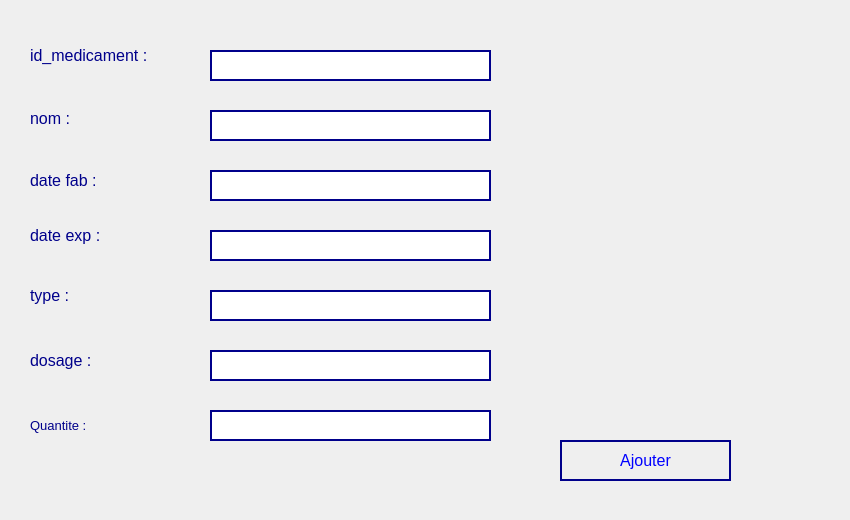
      <widget class="QWidget" name="tab">
       <attribute name="title">
        <string>Ajouter medicament</string>
       </attribute>
       <widget class="QLabel" name="label">
        <property name="geometry">
         <rect>
          <x>30</x>
          <y>40</y>
          <width>141</width>
          <height>31</height>
         </rect>
        </property>
        <property name="font">
         <font>
          <pointsize>12</pointsize>
         </font>
        </property>
        <property name="styleSheet">
         <string notr="true">color:darkblue ;</string>
        </property>
        <property name="text">
         <string>id_medicament :</string>
        </property>
       </widget>
       <widget class="QLineEdit" name="lineEdit_id">
        <property name="geometry">
         <rect>
          <x>210</x>
          <y>50</y>
          <width>281</width>
          <height>31</height>
         </rect>
        </property>
        <property name="styleSheet">
         <string notr="true">border-color:darkblue ;
border-style:solid;
border-width:2px;</string>
        </property>
       </widget>
       <widget class="QLabel" name="label_2">
        <property name="geometry">
         <rect>
          <x>30</x>
          <y>110</y>
          <width>55</width>
          <height>16</height>
         </rect>
        </property>
        <property name="font">
         <font>
          <pointsize>12</pointsize>
         </font>
        </property>
        <property name="styleSheet">
         <string notr="true">color:darkblue</string>
        </property>
        <property name="text">
         <string>nom :</string>
        </property>
       </widget>
       <widget class="QLabel" name="label_3">
        <property name="geometry">
         <rect>
          <x>30</x>
          <y>170</y>
          <width>91</width>
          <height>21</height>
         </rect>
        </property>
        <property name="font">
         <font>
          <pointsize>12</pointsize>
         </font>
        </property>
        <property name="styleSheet">
         <string notr="true">color:darkblue</string>
        </property>
        <property name="text">
         <string>date fab :</string>
        </property>
       </widget>
       <widget class="QLabel" name="label_4">
        <property name="geometry">
         <rect>
          <x>30</x>
          <y>220</y>
          <width>101</width>
          <height>31</height>
         </rect>
        </property>
        <property name="font">
         <font>
          <pointsize>12</pointsize>
         </font>
        </property>
        <property name="styleSheet">
         <string notr="true">color:darkblue</string>
        </property>
        <property name="text">
         <string>date exp :</string>
        </property>
       </widget>
       <widget class="QLabel" name="label_5">
        <property name="geometry">
         <rect>
          <x>30</x>
          <y>280</y>
          <width>81</width>
          <height>31</height>
         </rect>
        </property>
        <property name="font">
         <font>
          <pointsize>12</pointsize>
         </font>
        </property>
        <property name="styleSheet">
         <string notr="true">color:darkblue</string>
        </property>
        <property name="text">
         <string>type :</string>
        </property>
       </widget>
       <widget class="QLabel" name="label_6">
        <property name="geometry">
         <rect>
          <x>30</x>
          <y>340</y>
          <width>91</width>
          <height>41</height>
         </rect>
        </property>
        <property name="font">
         <font>
          <pointsize>12</pointsize>
         </font>
        </property>
        <property name="styleSheet">
         <string notr="true">color:darkblue</string>
        </property>
        <property name="text">
         <string>dosage :</string>
        </property>
       </widget>
       <widget class="QLineEdit" name="lineEdit_nom">
        <property name="geometry">
         <rect>
          <x>210</x>
          <y>110</y>
          <width>281</width>
          <height>31</height>
         </rect>
        </property>
        <property name="styleSheet">
         <string notr="true">border-color:darkblue ;
border-style:solid;
border-width:2px;</string>
        </property>
       </widget>
       <widget class="QLineEdit" name="lineEdit_datefab">
        <property name="geometry">
         <rect>
          <x>210</x>
          <y>170</y>
          <width>281</width>
          <height>31</height>
         </rect>
        </property>
        <property name="styleSheet">
         <string notr="true">border-color:darkblue ;
border-style:solid;
border-width:2px;</string>
        </property>
       </widget>
       <widget class="QLineEdit" name="lineEdit_dateexp">
        <property name="geometry">
         <rect>
          <x>210</x>
          <y>230</y>
          <width>281</width>
          <height>31</height>
         </rect>
        </property>
        <property name="styleSheet">
         <string notr="true">border-color:darkblue ;
border-style:solid;
border-width:2px;</string>
        </property>
       </widget>
       <widget class="QLineEdit" name="lineEdit_type">
        <property name="geometry">
         <rect>
          <x>210</x>
          <y>290</y>
          <width>281</width>
          <height>31</height>
         </rect>
        </property>
        <property name="styleSheet">
         <string notr="true">border-color:darkblue ;
border-style:solid;
border-width:2px;</string>
        </property>
       </widget>
       <widget class="QLineEdit" name="lineEdit_dosage">
        <property name="geometry">
         <rect>
          <x>210</x>
          <y>350</y>
          <width>281</width>
          <height>31</height>
         </rect>
        </property>
        <property name="styleSheet">
         <string notr="true">border-color:darkblue ;
border-style:solid;
border-width:2px;</string>
        </property>
       </widget>
       <widget class="QPushButton" name="pushButton_ajouter">
        <property name="geometry">
         <rect>
          <x>560</x>
          <y>440</y>
          <width>171</width>
          <height>41</height>
         </rect>
        </property>
        <property name="font">
         <font>
          <pointsize>12</pointsize>
         </font>
        </property>
        <property name="styleSheet">
         <string notr="true">color:blue ;
border-color:darkblue ;
border-style:solid;
border-width:2px;


</string>
        </property>
        <property name="text">
         <string>Ajouter</string>
        </property>
       </widget>
       <widget class="QLabel" name="label_12">
        <property name="geometry">
         <rect>
          <x>-10</x>
          <y>0</y>
          <width>841</width>
          <height>511</height>
         </rect>
        </property>
        <property name="text">
         <string/>
        </property>
        <property name="pixmap">
         <pixmap>../../Desktop/2A/Projet_C++/blue-medical-science-background-vector-19610567.jpg</pixmap>
        </property>
       </widget>
       <widget class="QLabel" name="label_20">
        <property name="geometry">
         <rect>
          <x>30</x>
          <y>410</y>
          <width>91</width>
          <height>31</height>
         </rect>
        </property>
        <property name="font">
         <font>
          <pointsize>10</pointsize>
         </font>
        </property>
        <property name="styleSheet">
         <string notr="true">color:darkblue;</string>
        </property>
        <property name="text">
         <string>Quantite :</string>
        </property>
       </widget>
       <widget class="QLineEdit" name="lineEditQuantite">
        <property name="geometry">
         <rect>
          <x>210</x>
          <y>410</y>
          <width>281</width>
          <height>31</height>
         </rect>
        </property>
        <property name="styleSheet">
         <string notr="true">border-color:darkblue ;
border-style:solid;
border-width:2px;</string>
        </property>
       </widget>
       <zorder>label_12</zorder>
       <zorder>label</zorder>
       <zorder>lineEdit_id</zorder>
       <zorder>label_2</zorder>
       <zorder>label_3</zorder>
       <zorder>label_4</zorder>
       <zorder>label_5</zorder>
       <zorder>label_6</zorder>
       <zorder>lineEdit_nom</zorder>
       <zorder>lineEdit_datefab</zorder>
       <zorder>lineEdit_dateexp</zorder>
       <zorder>lineEdit_type</zorder>
       <zorder>lineEdit_dosage</zorder>
       <zorder>pushButton_ajouter</zorder>
       <zorder>label_20</zorder>
       <zorder>lineEditQuantite</zorder>
      </widget>
